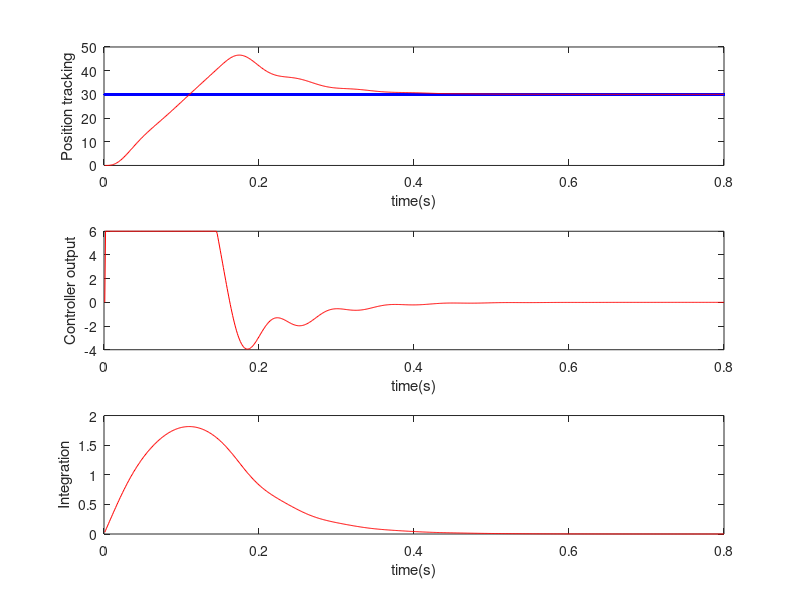

This chart was generated by the following MATLAB code:
% PID Controller with intergration sturation
clear all;
close all;

ts = 0.001;
sys = tf(5.235e005,[1,87.35,1.047e004,0]);
dsys = c2d(sys,ts,'z');
[num,den] = tfdata(dsys,'v');

u_1 = 0.0;u_2 = 0.0;u_3 = 0.0;
y_1 = 0;y_2 = 0;y_3 = 0;

x = [0,0,0]';
error_1 = 0;

um = 6;
kp = 0.85;ki = 9.0;kd = 0.0;
rin = 30; %Step Signal

for k = 1:1:800
    time(k) = k*ts;
    
    u(k) = kp*x(1)+kd*x(2)+ki*x(3); % PID Controller
    
    if u(k)>=um
        u(k) = um;
    end
    if u(k)<=-um
        u(k) = -um;
    end
    
    % Linear model
    yout(k)=-den(2)*y_1-den(3)*y_2-den(4)*y_3+num(2)*u_1+num(3)*u_2+num(4)*u_3;
    
    error(k) = rin - yout(k);
    
    M = 2;
    if M == 1 % Using integration sturation
        if u(k)>=um
            if error(k)>0
                alpha = 0;
            else
                alpha = 1;
            end
        elseif u(k)<=-um
            if error(k)>0
                alpha = 1;
            else
                alpha = 0;
            end
        else
            alpha = 1;
        end
    elseif M == 2 %Not using integration sturation
        alpha = 1;
    end
    
    %Return of PID parameters
    u_3 = u_2;u_2 = u_1;u_1 = u(k);
    y_3 = y_2;y_2 = y_1;y_1 = yout(k);
    
    error_1 = error(k);
    
    x(1) = error(k);                % Calculating P
    x(2) = (error(k)-error_1)/ts;   % Calculating D
    x(3) = x(3)+alpha*error(k)*ts;  % Calculating I 
    
    xi(k) = x(3);
end

figure(1);
subplot(311);
plot(time,rin,'b',time,yout,'r');
xlabel('time(s)');ylabel('Position tracking');
subplot(312);
plot(time,u,'r');
xlabel('time(s)');ylabel('Controller output');
subplot(313);
plot(time,xi,'r');
xlabel('time(s)');ylabel('Integration');
